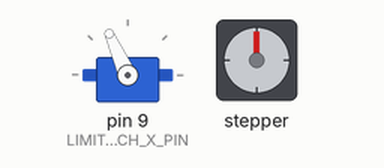
This sketch was run on a simulated Arduino Uno, built with avr-gcc and run on an emulated ATmega328P. Shown: servo, stepper motor. Stepper angles assume 200 steps per turn.

Above: at 0.1 s.
At 8.83 s:
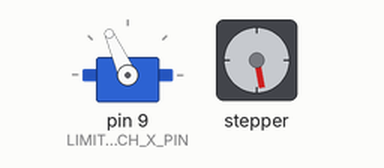
At 18.12 s:
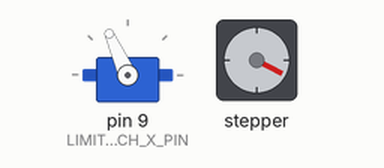
At 36.2 s:
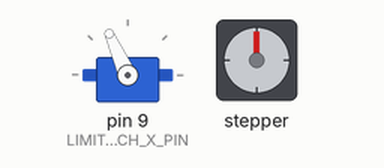
Timing chart, 0 to 40.0 s (numbered marks = the images above):
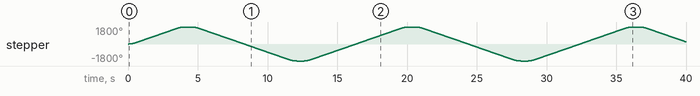

Measured:
- by itself, stepper: turns 1800° clockwise in 4.0 s, then 3600° counter-clockwise in 7.5 s, then 3600° clockwise in 7.5 s, then 3600° counter-clockwise in 7.5 s, and so on

The sketch:

servo_stepper_local_test.ino
```cpp
#include <Servo.h>
#include <SpeedyStepper.h>


// CNC shield pinout
const int MOTOR_X_STEP_PIN = 2;
const int MOTOR_Y_STEP_PIN = 3;
const int MOTOR_X_DIR_PIN = 5;
const int MOTOR_Y_DIR_PIN = 6;
const int STEPPERS_ENABLE_PIN = 8;
const int LIMIT_SWITCH_X_PIN = 9;
const int LIMIT_SWITCH_Y_PIN = 10;


// Parameters

// Chooser servo is tuned
const int CENTER_SERVO_ANGLE = 114;
const int LEFT_SERVO_ANGLE = CENTER_SERVO_ANGLE - 25;
const int RIGHT_SERVO_ANGLE = CENTER_SERVO_ANGLE + 25;
const int CHOOSER_SIDE_DELAY = 400;
const int CHOOSER_CENTER_DELAY = 400;

// Stepper parameters
const int STEPPER_SPEED = 300;
const int STEPPER_ACCEL = 500;
const int STEPPER_STEPS_PER_COLUMN = 114;  // To be worked on...


int currColumn = 0;

bool Matrix[][20] = {{1,0,0,1,1,0,0,0,0,0,0,0,0,0,0,0,0,0,0,0},
                     {0,1,0,1,1,0,0,0,0,0,0,0,0,0,0,0,0,0,0,0},
                     {1,0,1,0,1,0,1,1,1,0,0,1,1,1,0,1,1,1,1,0},
                     {0,1,1,0,1,0,1,0,0,1,0,0,1,0,0,1,0,0,0,0},
                     {1,0,0,1,1,0,1,0,0,1,0,0,1,0,0,1,0,0,0,0},
                     {0,1,0,1,1,0,1,0,0,1,0,0,1,0,0,1,0,0,0,0},
                     {1,0,1,0,1,0,1,0,0,1,0,0,1,0,0,1,1,1,0,0},
                     {0,1,1,0,1,0,1,1,1,0,0,0,1,0,0,1,0,0,0,0},
                     {1,0,0,1,1,0,1,0,0,0,0,0,1,0,0,1,0,0,0,0},
                     {0,1,0,1,1,0,1,0,0,0,0,0,1,0,0,1,0,0,0,0},
                     {1,0,1,0,1,0,1,0,0,0,0,0,1,0,0,1,0,0,0,0},
                     {0,1,1,0,1,0,1,0,0,0,0,1,1,1,0,1,1,1,1,0},
                     {1,0,0,1,1,0,0,0,0,0,0,0,0,0,0,0,0,0,0,0},
                     {0,1,0,1,1,0,0,0,0,0,0,0,0,0,0,0,0,0,0,0}};
int MatCols = 20;
int MatRows = 14;


Servo chooser;
SpeedyStepper carousel;


void setup() {

  Serial.begin(115200);


  // connect servos
  chooser.attach(LIMIT_SWITCH_X_PIN);

  pinMode(STEPPERS_ENABLE_PIN, OUTPUT);


  carousel.connectToPins(MOTOR_X_STEP_PIN, MOTOR_X_DIR_PIN);

  carousel.setSpeedInStepsPerSecond(STEPPER_SPEED);
  carousel.setAccelerationInStepsPerSecondPerSecond(STEPPER_ACCEL);


  // enable the stepper motors
  digitalWrite(STEPPERS_ENABLE_PIN, LOW);

  // center the chooser servo
  chooser.write(CENTER_SERVO_ANGLE);


}


void loop() {

  carousel.moveToPositionInSteps(1000);
  delay(500);
  carousel.moveToPositionInSteps(-1000);
  delay(500);


//  // Completes one full horizontal row at a time
//  // (Traverses all columns, then does next row)
//
//  for (int x = 0; x < MatCols; x++) {
//
//    for (int y = MatRows-1; y >= 0; y--) {
//
//
//      bool ballInSpot = Matrix[y][x];
//
//      ballCycle(x, ballInSpot);
//
//      char message[40];
//      sprintf(message, "Column %d -- Row %d -- Ball %d", x, y, ballInSpot);
//      Serial.println(message);
//    }
//  }
//
//  Serial.println("MATRIX COMPLETE!! Stopping...");
//  delay(10000000);
}


void ballCycle(int column, bool ball) {
  /* Routine to drop a single ball of the right type
     into a certain column
  */

  // Drive stepper if necessary
  if (currColumn != column) {

    // drive stepper motor to appropriate column
    // this is a blocking function call
    carousel.moveToPositionInSteps(column * STEPPER_STEPS_PER_COLUMN);

    currColumn = column;
    delay(100);
  }

  // Drive servo to get appropriate ball
  if (ball == 0) {
    chooser.write(LEFT_SERVO_ANGLE);
  } else {
    chooser.write(RIGHT_SERVO_ANGLE);
  }
  delay(CHOOSER_SIDE_DELAY);

  // Drive servo back to center to drop it
  chooser.write(CENTER_SERVO_ANGLE);
  delay(CHOOSER_CENTER_DELAY);

}
```
